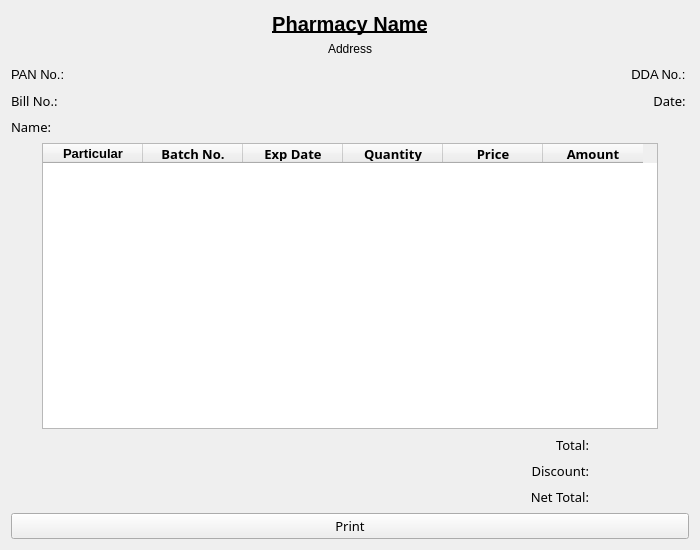
<?xml version="1.0" encoding="UTF-8"?>
<ui version="4.0">
 <class>Bill</class>
 <widget class="QWidget" name="Bill">
  <property name="geometry">
   <rect>
    <x>0</x>
    <y>0</y>
    <width>700</width>
    <height>550</height>
   </rect>
  </property>
  <property name="minimumSize">
   <size>
    <width>700</width>
    <height>550</height>
   </size>
  </property>
  <property name="font">
   <font>
    <family>Segoe UI Variable Text Semiligh</family>
    <pointsize>10</pointsize>
   </font>
  </property>
  <property name="windowTitle">
   <string>Form</string>
  </property>
  <layout class="QGridLayout" name="gridLayout_6">
   <item row="0" column="0">
    <widget class="QLabel" name="pharmacy_name">
     <property name="minimumSize">
      <size>
       <width>0</width>
       <height>25</height>
      </size>
     </property>
     <property name="maximumSize">
      <size>
       <width>16777215</width>
       <height>25</height>
      </size>
     </property>
     <property name="font">
      <font>
       <family>Segoe UI</family>
       <pointsize>15</pointsize>
       <bold>true</bold>
       <underline>true</underline>
      </font>
     </property>
     <property name="text">
      <string>Pharmacy Name</string>
     </property>
     <property name="alignment">
      <set>Qt::AlignCenter</set>
     </property>
    </widget>
   </item>
   <item row="1" column="0">
    <widget class="QLabel" name="pharmacy_address">
     <property name="minimumSize">
      <size>
       <width>0</width>
       <height>17</height>
      </size>
     </property>
     <property name="maximumSize">
      <size>
       <width>16777215</width>
       <height>17</height>
      </size>
     </property>
     <property name="font">
      <font>
       <family>Segoe UI</family>
       <pointsize>9</pointsize>
       <underline>false</underline>
      </font>
     </property>
     <property name="text">
      <string>Address</string>
     </property>
     <property name="alignment">
      <set>Qt::AlignHCenter|Qt::AlignTop</set>
     </property>
    </widget>
   </item>
   <item row="2" column="0">
    <widget class="QWidget" name="widget" native="true">
     <property name="minimumSize">
      <size>
       <width>0</width>
       <height>20</height>
      </size>
     </property>
     <property name="maximumSize">
      <size>
       <width>16777215</width>
       <height>20</height>
      </size>
     </property>
     <property name="font">
      <font>
       <family>Segoe UI</family>
       <pointsize>10</pointsize>
      </font>
     </property>
     <layout class="QGridLayout" name="gridLayout">
      <property name="leftMargin">
       <number>0</number>
      </property>
      <property name="topMargin">
       <number>0</number>
      </property>
      <property name="rightMargin">
       <number>0</number>
      </property>
      <property name="bottomMargin">
       <number>0</number>
      </property>
      <property name="spacing">
       <number>0</number>
      </property>
      <item row="0" column="0">
       <layout class="QHBoxLayout" name="horizontalLayout">
        <property name="spacing">
         <number>0</number>
        </property>
        <property name="sizeConstraint">
         <enum>QLayout::SetFixedSize</enum>
        </property>
        <item>
         <widget class="QLabel" name="pan_no">
          <property name="minimumSize">
           <size>
            <width>0</width>
            <height>17</height>
           </size>
          </property>
          <property name="maximumSize">
           <size>
            <width>16777215</width>
            <height>17</height>
           </size>
          </property>
          <property name="font">
           <font>
            <family>Segoe UI</family>
            <pointsize>10</pointsize>
           </font>
          </property>
          <property name="text">
           <string>PAN No.: &lt;PAN no.&gt;</string>
          </property>
         </widget>
        </item>
        <item>
         <widget class="QLabel" name="dda_no">
          <property name="minimumSize">
           <size>
            <width>0</width>
            <height>17</height>
           </size>
          </property>
          <property name="maximumSize">
           <size>
            <width>16777215</width>
            <height>17</height>
           </size>
          </property>
          <property name="font">
           <font>
            <family>Segoe UI</family>
            <pointsize>10</pointsize>
           </font>
          </property>
          <property name="text">
           <string>DDA No.: &lt;DDA no.&gt;</string>
          </property>
          <property name="alignment">
           <set>Qt::AlignRight|Qt::AlignTrailing|Qt::AlignVCenter</set>
          </property>
         </widget>
        </item>
       </layout>
      </item>
     </layout>
    </widget>
   </item>
   <item row="3" column="0">
    <widget class="QWidget" name="widget_2" native="true">
     <property name="minimumSize">
      <size>
       <width>0</width>
       <height>20</height>
      </size>
     </property>
     <property name="maximumSize">
      <size>
       <width>16777215</width>
       <height>20</height>
      </size>
     </property>
     <layout class="QGridLayout" name="gridLayout_2">
      <property name="leftMargin">
       <number>0</number>
      </property>
      <property name="topMargin">
       <number>0</number>
      </property>
      <property name="rightMargin">
       <number>0</number>
      </property>
      <property name="bottomMargin">
       <number>0</number>
      </property>
      <property name="spacing">
       <number>0</number>
      </property>
      <item row="0" column="0">
       <layout class="QHBoxLayout" name="horizontalLayout_3">
        <property name="spacing">
         <number>0</number>
        </property>
        <item>
         <widget class="QLabel" name="bill_no">
          <property name="minimumSize">
           <size>
            <width>0</width>
            <height>17</height>
           </size>
          </property>
          <property name="maximumSize">
           <size>
            <width>16777215</width>
            <height>17</height>
           </size>
          </property>
          <property name="text">
           <string>Bill No.: &lt;Bill No.&gt;</string>
          </property>
         </widget>
        </item>
        <item>
         <widget class="QLabel" name="date">
          <property name="minimumSize">
           <size>
            <width>0</width>
            <height>17</height>
           </size>
          </property>
          <property name="maximumSize">
           <size>
            <width>16777215</width>
            <height>17</height>
           </size>
          </property>
          <property name="text">
           <string>Date: &lt;Bill Date&gt;</string>
          </property>
          <property name="alignment">
           <set>Qt::AlignRight|Qt::AlignTrailing|Qt::AlignVCenter</set>
          </property>
         </widget>
        </item>
       </layout>
      </item>
     </layout>
    </widget>
   </item>
   <item row="4" column="0">
    <widget class="QLabel" name="customer_name">
     <property name="minimumSize">
      <size>
       <width>0</width>
       <height>20</height>
      </size>
     </property>
     <property name="maximumSize">
      <size>
       <width>16777215</width>
       <height>20</height>
      </size>
     </property>
     <property name="text">
      <string>Name: &lt;Customer's Name&gt;</string>
     </property>
    </widget>
   </item>
   <item row="5" column="0" alignment="Qt::AlignHCenter">
    <widget class="QTableWidget" name="table_bill_print">
     <property name="font">
      <font>
       <pointsize>10</pointsize>
      </font>
     </property>
     <property name="sizeAdjustPolicy">
      <enum>QAbstractScrollArea::AdjustToContents</enum>
     </property>
     <property name="editTriggers">
      <set>QAbstractItemView::NoEditTriggers</set>
     </property>
     <column>
      <property name="text">
       <string>          Particular          </string>
      </property>
      <property name="font">
       <font>
        <family>Segoe UI</family>
        <pointsize>10</pointsize>
        <bold>true</bold>
       </font>
      </property>
     </column>
     <column>
      <property name="text">
       <string>     Batch No.     </string>
      </property>
      <property name="font">
       <font>
        <pointsize>10</pointsize>
        <bold>true</bold>
       </font>
      </property>
     </column>
     <column>
      <property name="text">
       <string>   Exp Date   </string>
      </property>
      <property name="font">
       <font>
        <pointsize>10</pointsize>
        <bold>true</bold>
       </font>
      </property>
     </column>
     <column>
      <property name="text">
       <string>   Quantity   </string>
      </property>
      <property name="font">
       <font>
        <pointsize>10</pointsize>
        <bold>true</bold>
       </font>
      </property>
     </column>
     <column>
      <property name="text">
       <string>     Price     </string>
      </property>
      <property name="font">
       <font>
        <pointsize>10</pointsize>
        <bold>true</bold>
       </font>
      </property>
     </column>
     <column>
      <property name="text">
       <string>     Amount     </string>
      </property>
      <property name="font">
       <font>
        <pointsize>10</pointsize>
        <bold>true</bold>
       </font>
      </property>
     </column>
    </widget>
   </item>
   <item row="6" column="0">
    <widget class="QWidget" name="widget_3" native="true">
     <property name="minimumSize">
      <size>
       <width>0</width>
       <height>20</height>
      </size>
     </property>
     <property name="maximumSize">
      <size>
       <width>16777215</width>
       <height>20</height>
      </size>
     </property>
     <property name="layoutDirection">
      <enum>Qt::LeftToRight</enum>
     </property>
     <layout class="QGridLayout" name="gridLayout_3">
      <property name="leftMargin">
       <number>0</number>
      </property>
      <property name="topMargin">
       <number>0</number>
      </property>
      <property name="rightMargin">
       <number>0</number>
      </property>
      <property name="bottomMargin">
       <number>0</number>
      </property>
      <property name="spacing">
       <number>0</number>
      </property>
      <item row="0" column="0">
       <layout class="QHBoxLayout" name="horizontalLayout_4">
        <property name="spacing">
         <number>0</number>
        </property>
        <property name="sizeConstraint">
         <enum>QLayout::SetMinimumSize</enum>
        </property>
        <item>
         <widget class="QLabel" name="label_2">
          <property name="minimumSize">
           <size>
            <width>0</width>
            <height>17</height>
           </size>
          </property>
          <property name="maximumSize">
           <size>
            <width>16777215</width>
            <height>17</height>
           </size>
          </property>
          <property name="text">
           <string>Total:</string>
          </property>
          <property name="alignment">
           <set>Qt::AlignRight|Qt::AlignTrailing|Qt::AlignVCenter</set>
          </property>
         </widget>
        </item>
        <item>
         <widget class="QLabel" name="total">
          <property name="minimumSize">
           <size>
            <width>100</width>
            <height>17</height>
           </size>
          </property>
          <property name="maximumSize">
           <size>
            <width>100</width>
            <height>17</height>
           </size>
          </property>
          <property name="text">
           <string>&lt;Total&gt;</string>
          </property>
          <property name="alignment">
           <set>Qt::AlignRight|Qt::AlignTrailing|Qt::AlignVCenter</set>
          </property>
         </widget>
        </item>
       </layout>
      </item>
     </layout>
    </widget>
   </item>
   <item row="7" column="0">
    <widget class="QWidget" name="widget_4" native="true">
     <property name="minimumSize">
      <size>
       <width>0</width>
       <height>20</height>
      </size>
     </property>
     <property name="maximumSize">
      <size>
       <width>16777215</width>
       <height>20</height>
      </size>
     </property>
     <property name="layoutDirection">
      <enum>Qt::LeftToRight</enum>
     </property>
     <layout class="QGridLayout" name="gridLayout_4">
      <property name="leftMargin">
       <number>0</number>
      </property>
      <property name="topMargin">
       <number>0</number>
      </property>
      <property name="rightMargin">
       <number>0</number>
      </property>
      <property name="bottomMargin">
       <number>0</number>
      </property>
      <property name="spacing">
       <number>0</number>
      </property>
      <item row="0" column="0">
       <layout class="QHBoxLayout" name="horizontalLayout_7">
        <property name="spacing">
         <number>0</number>
        </property>
        <property name="sizeConstraint">
         <enum>QLayout::SetMinimumSize</enum>
        </property>
        <item>
         <widget class="QLabel" name="label_3">
          <property name="minimumSize">
           <size>
            <width>0</width>
            <height>17</height>
           </size>
          </property>
          <property name="maximumSize">
           <size>
            <width>16777215</width>
            <height>17</height>
           </size>
          </property>
          <property name="text">
           <string>Discount:</string>
          </property>
          <property name="alignment">
           <set>Qt::AlignRight|Qt::AlignTrailing|Qt::AlignVCenter</set>
          </property>
         </widget>
        </item>
        <item>
         <widget class="QLabel" name="discount">
          <property name="minimumSize">
           <size>
            <width>100</width>
            <height>17</height>
           </size>
          </property>
          <property name="maximumSize">
           <size>
            <width>100</width>
            <height>17</height>
           </size>
          </property>
          <property name="text">
           <string>&lt;Discount&gt;</string>
          </property>
          <property name="alignment">
           <set>Qt::AlignRight|Qt::AlignTrailing|Qt::AlignVCenter</set>
          </property>
         </widget>
        </item>
       </layout>
      </item>
     </layout>
    </widget>
   </item>
   <item row="8" column="0">
    <widget class="QWidget" name="widget_5" native="true">
     <property name="minimumSize">
      <size>
       <width>0</width>
       <height>20</height>
      </size>
     </property>
     <property name="maximumSize">
      <size>
       <width>16777215</width>
       <height>20</height>
      </size>
     </property>
     <property name="layoutDirection">
      <enum>Qt::LeftToRight</enum>
     </property>
     <layout class="QGridLayout" name="gridLayout_5">
      <property name="leftMargin">
       <number>0</number>
      </property>
      <property name="topMargin">
       <number>0</number>
      </property>
      <property name="rightMargin">
       <number>0</number>
      </property>
      <property name="bottomMargin">
       <number>0</number>
      </property>
      <property name="spacing">
       <number>0</number>
      </property>
      <item row="0" column="0">
       <layout class="QHBoxLayout" name="horizontalLayout_5">
        <property name="spacing">
         <number>0</number>
        </property>
        <property name="sizeConstraint">
         <enum>QLayout::SetMinimumSize</enum>
        </property>
        <item>
         <widget class="QLabel" name="label_5">
          <property name="minimumSize">
           <size>
            <width>0</width>
            <height>17</height>
           </size>
          </property>
          <property name="maximumSize">
           <size>
            <width>16777215</width>
            <height>17</height>
           </size>
          </property>
          <property name="text">
           <string>Net Total:</string>
          </property>
          <property name="alignment">
           <set>Qt::AlignRight|Qt::AlignTrailing|Qt::AlignVCenter</set>
          </property>
         </widget>
        </item>
        <item>
         <widget class="QLabel" name="net_total">
          <property name="minimumSize">
           <size>
            <width>100</width>
            <height>17</height>
           </size>
          </property>
          <property name="maximumSize">
           <size>
            <width>100</width>
            <height>17</height>
           </size>
          </property>
          <property name="text">
           <string>&lt;Net Total&gt;</string>
          </property>
          <property name="alignment">
           <set>Qt::AlignRight|Qt::AlignTrailing|Qt::AlignVCenter</set>
          </property>
         </widget>
        </item>
       </layout>
      </item>
     </layout>
    </widget>
   </item>
   <item row="9" column="0">
    <widget class="QPushButton" name="button_print">
     <property name="text">
      <string>Print</string>
     </property>
    </widget>
   </item>
  </layout>
 </widget>
 <resources/>
 <connections/>
</ui>
